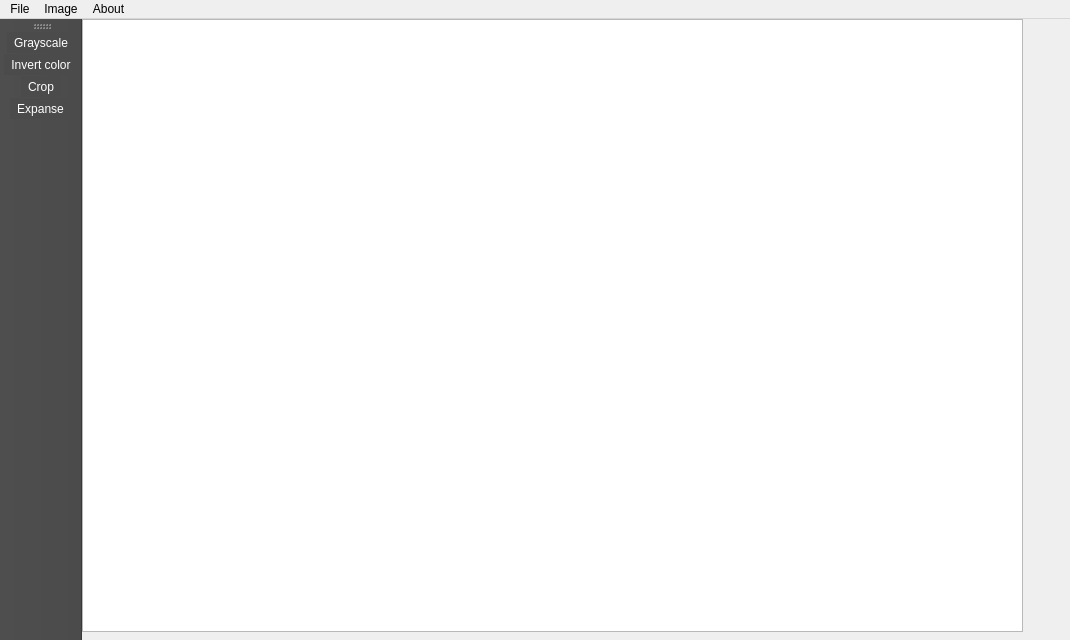
<?xml version="1.0" encoding="UTF-8"?>
<ui version="4.0">
 <class>MainWindow</class>
 <widget class="QMainWindow" name="MainWindow">
  <property name="geometry">
   <rect>
    <x>0</x>
    <y>0</y>
    <width>1070</width>
    <height>640</height>
   </rect>
  </property>
  <property name="windowTitle">
   <string>LULpainter</string>
  </property>
  <widget class="QWidget" name="centralWidget">
   <widget class="QGraphicsView" name="graphics_view">
    <property name="geometry">
     <rect>
      <x>0</x>
      <y>0</y>
      <width>941</width>
      <height>613</height>
     </rect>
    </property>
   </widget>
  </widget>
  <widget class="QMenuBar" name="menuBar">
   <property name="geometry">
    <rect>
     <x>0</x>
     <y>0</y>
     <width>1070</width>
     <height>28</height>
    </rect>
   </property>
   <widget class="QMenu" name="menuFile">
    <property name="title">
     <string>File</string>
    </property>
    <addaction name="actionOpen"/>
    <addaction name="actionNew"/>
    <addaction name="separator"/>
    <addaction name="actionSave"/>
    <addaction name="actionSave_As"/>
    <addaction name="separator"/>
    <addaction name="actionQuit"/>
   </widget>
   <widget class="QMenu" name="menuImage">
    <property name="title">
     <string>Image</string>
    </property>
    <widget class="QMenu" name="menuResize">
     <property name="title">
      <string>Resize</string>
     </property>
     <addaction name="actionCrop_3"/>
     <addaction name="actionExpanse"/>
    </widget>
    <addaction name="actionGraysacle"/>
    <addaction name="actionInvert"/>
    <addaction name="menuResize"/>
    <addaction name="actionImage_info"/>
   </widget>
   <widget class="QMenu" name="menuHelp">
    <property name="title">
     <string>About</string>
    </property>
    <addaction name="actionHelp"/>
   </widget>
   <addaction name="menuFile"/>
   <addaction name="menuImage"/>
   <addaction name="menuHelp"/>
  </widget>
  <widget class="QToolBar" name="mainToolBar">
   <property name="styleSheet">
    <string notr="true">color: white;
background-color: rgb(75, 75, 75);</string>
   </property>
   <attribute name="toolBarArea">
    <enum>LeftToolBarArea</enum>
   </attribute>
   <attribute name="toolBarBreak">
    <bool>false</bool>
   </attribute>
   <addaction name="actioncoordinates_gray"/>
   <addaction name="actioncoordinates_invert"/>
   <addaction name="actionCrop_3"/>
   <addaction name="actionExpanse"/>
  </widget>
  <action name="actionSave">
   <property name="text">
    <string>Save</string>
   </property>
   <property name="shortcut">
    <string>Ctrl+S</string>
   </property>
  </action>
  <action name="actionSave_As">
   <property name="text">
    <string>Save as...</string>
   </property>
   <property name="shortcut">
    <string>Ctrl+A</string>
   </property>
  </action>
  <action name="actionQuit">
   <property name="text">
    <string>Quit</string>
   </property>
   <property name="shortcut">
    <string>Ctrl+Q</string>
   </property>
  </action>
  <action name="actionOpen">
   <property name="text">
    <string>Open</string>
   </property>
   <property name="shortcut">
    <string>Ctrl+O</string>
   </property>
  </action>
  <action name="actionNew">
   <property name="text">
    <string>New</string>
   </property>
   <property name="shortcut">
    <string>Ctrl+N</string>
   </property>
  </action>
  <action name="actioncoordinates_gray">
   <property name="text">
    <string>coordinates...</string>
   </property>
   <property name="iconText">
    <string>Grayscale</string>
   </property>
   <property name="toolTip">
    <string>Choose area on image</string>
   </property>
  </action>
  <action name="actioncoordinates_invert">
   <property name="text">
    <string>coordinates...</string>
   </property>
   <property name="iconText">
    <string>Invert color</string>
   </property>
   <property name="toolTip">
    <string>Choose area on image</string>
   </property>
  </action>
  <action name="actionGraysacle">
   <property name="text">
    <string>Grayscale</string>
   </property>
   <property name="shortcut">
    <string>Ctrl+G</string>
   </property>
  </action>
  <action name="actionInvert">
   <property name="text">
    <string>Invert color</string>
   </property>
   <property name="shortcut">
    <string>Ctrl+I</string>
   </property>
  </action>
  <action name="actionCrop_3">
   <property name="text">
    <string>Crop</string>
   </property>
   <property name="shortcut">
    <string>Ctrl+C</string>
   </property>
  </action>
  <action name="actionExpanse">
   <property name="text">
    <string>Expanse</string>
   </property>
   <property name="shortcut">
    <string>Ctrl+E</string>
   </property>
  </action>
  <action name="actionImage_info">
   <property name="text">
    <string>Image info</string>
   </property>
  </action>
  <action name="actionHelp">
   <property name="text">
    <string>Help</string>
   </property>
   <property name="shortcut">
    <string>F1</string>
   </property>
  </action>
 </widget>
 <layoutdefault spacing="6" margin="11"/>
 <resources/>
 <connections/>
</ui>
